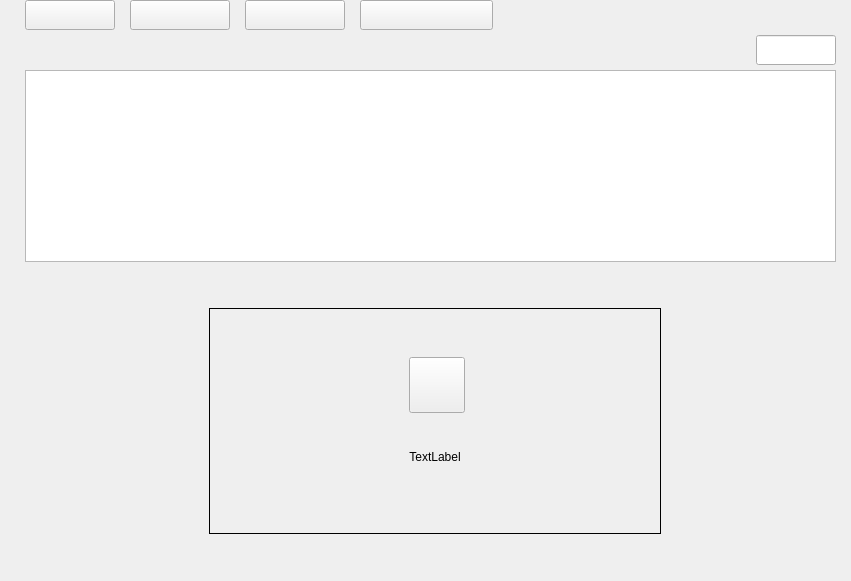
<?xml version="1.0" encoding="UTF-8"?>
<ui version="4.0">
 <class>BurnData</class>
 <widget class="QWidget" name="BurnData">
  <property name="geometry">
   <rect>
    <x>0</x>
    <y>0</y>
    <width>851</width>
    <height>581</height>
   </rect>
  </property>
  <property name="windowTitle">
   <string>Form</string>
  </property>
  <layout class="QVBoxLayout" name="layoutBurnData" stretch="1,1,0,100">
   <property name="spacing">
    <number>0</number>
   </property>
   <property name="leftMargin">
    <number>25</number>
   </property>
   <property name="topMargin">
    <number>0</number>
   </property>
   <property name="rightMargin">
    <number>15</number>
   </property>
   <property name="bottomMargin">
    <number>0</number>
   </property>
   <item>
    <widget class="QWidget" name="widget" native="true">
     <property name="minimumSize">
      <size>
       <width>0</width>
       <height>30</height>
      </size>
     </property>
     <property name="maximumSize">
      <size>
       <width>16777215</width>
       <height>50</height>
      </size>
     </property>
     <layout class="QHBoxLayout" name="horizontalLayout">
      <property name="spacing">
       <number>15</number>
      </property>
      <property name="leftMargin">
       <number>0</number>
      </property>
      <property name="topMargin">
       <number>0</number>
      </property>
      <property name="rightMargin">
       <number>0</number>
      </property>
      <property name="bottomMargin">
       <number>0</number>
      </property>
      <item>
       <widget class="QPushButton" name="btnAdd">
        <property name="sizePolicy">
         <sizepolicy hsizetype="Preferred" vsizetype="Preferred">
          <horstretch>0</horstretch>
          <verstretch>0</verstretch>
         </sizepolicy>
        </property>
        <property name="minimumSize">
         <size>
          <width>90</width>
          <height>30</height>
         </size>
        </property>
        <property name="maximumSize">
         <size>
          <width>200</width>
          <height>50</height>
         </size>
        </property>
        <property name="baseSize">
         <size>
          <width>80</width>
          <height>30</height>
         </size>
        </property>
        <property name="text">
         <string/>
        </property>
       </widget>
      </item>
      <item>
       <widget class="QPushButton" name="btnDelete">
        <property name="sizePolicy">
         <sizepolicy hsizetype="Preferred" vsizetype="Preferred">
          <horstretch>0</horstretch>
          <verstretch>0</verstretch>
         </sizepolicy>
        </property>
        <property name="minimumSize">
         <size>
          <width>100</width>
          <height>30</height>
         </size>
        </property>
        <property name="maximumSize">
         <size>
          <width>240</width>
          <height>50</height>
         </size>
        </property>
        <property name="baseSize">
         <size>
          <width>80</width>
          <height>30</height>
         </size>
        </property>
        <property name="text">
         <string/>
        </property>
       </widget>
      </item>
      <item>
       <widget class="QPushButton" name="btnClean">
        <property name="sizePolicy">
         <sizepolicy hsizetype="Preferred" vsizetype="Preferred">
          <horstretch>0</horstretch>
          <verstretch>0</verstretch>
         </sizepolicy>
        </property>
        <property name="minimumSize">
         <size>
          <width>100</width>
          <height>30</height>
         </size>
        </property>
        <property name="maximumSize">
         <size>
          <width>240</width>
          <height>50</height>
         </size>
        </property>
        <property name="baseSize">
         <size>
          <width>80</width>
          <height>30</height>
         </size>
        </property>
        <property name="text">
         <string/>
        </property>
       </widget>
      </item>
      <item>
       <widget class="QPushButton" name="btnNewFolder">
        <property name="sizePolicy">
         <sizepolicy hsizetype="Preferred" vsizetype="Preferred">
          <horstretch>0</horstretch>
          <verstretch>0</verstretch>
         </sizepolicy>
        </property>
        <property name="minimumSize">
         <size>
          <width>133</width>
          <height>30</height>
         </size>
        </property>
        <property name="maximumSize">
         <size>
          <width>260</width>
          <height>50</height>
         </size>
        </property>
        <property name="baseSize">
         <size>
          <width>80</width>
          <height>30</height>
         </size>
        </property>
        <property name="text">
         <string/>
        </property>
       </widget>
      </item>
      <item>
       <widget class="QLabel" name="linkViewFilterFile">
        <property name="minimumSize">
         <size>
          <width>120</width>
          <height>30</height>
         </size>
        </property>
        <property name="maximumSize">
         <size>
          <width>260</width>
          <height>50</height>
         </size>
        </property>
        <property name="text">
         <string/>
        </property>
        <property name="alignment">
         <set>Qt::AlignCenter</set>
        </property>
       </widget>
      </item>
      <item>
       <spacer name="horizontalSpacer">
        <property name="orientation">
         <enum>Qt::Horizontal</enum>
        </property>
        <property name="sizeType">
         <enum>QSizePolicy::Expanding</enum>
        </property>
        <property name="sizeHint" stdset="0">
         <size>
          <width>206</width>
          <height>20</height>
         </size>
        </property>
       </spacer>
      </item>
      <item>
       <widget class="QLabel" name="labelProjectName">
        <property name="minimumSize">
         <size>
          <width>0</width>
          <height>30</height>
         </size>
        </property>
        <property name="maximumSize">
         <size>
          <width>16777215</width>
          <height>50</height>
         </size>
        </property>
        <property name="text">
         <string/>
        </property>
       </widget>
      </item>
      <item>
       <widget class="QLabel" name="labelProjectSize">
        <property name="minimumSize">
         <size>
          <width>0</width>
          <height>30</height>
         </size>
        </property>
        <property name="maximumSize">
         <size>
          <width>16777215</width>
          <height>50</height>
         </size>
        </property>
        <property name="text">
         <string/>
        </property>
       </widget>
      </item>
     </layout>
    </widget>
   </item>
   <item>
    <widget class="QWidget" name="widget_2" native="true">
     <property name="minimumSize">
      <size>
       <width>0</width>
       <height>40</height>
      </size>
     </property>
     <property name="maximumSize">
      <size>
       <width>16777215</width>
       <height>50</height>
      </size>
     </property>
     <layout class="QHBoxLayout" name="horizontalLayout_2" stretch="9,1">
      <property name="leftMargin">
       <number>0</number>
      </property>
      <property name="topMargin">
       <number>5</number>
      </property>
      <property name="rightMargin">
       <number>0</number>
      </property>
      <property name="bottomMargin">
       <number>5</number>
      </property>
      <item>
       <widget class="QWidget" name="widget_3" native="true">
        <layout class="QHBoxLayout" name="link">
         <property name="spacing">
          <number>0</number>
         </property>
         <property name="leftMargin">
          <number>0</number>
         </property>
         <property name="topMargin">
          <number>0</number>
         </property>
         <property name="rightMargin">
          <number>0</number>
         </property>
         <property name="bottomMargin">
          <number>0</number>
         </property>
         <item>
          <widget class="QLabel" name="labelWelcome">
           <property name="text">
            <string/>
           </property>
          </widget>
         </item>
         <item>
          <spacer name="horizontalSpacer_2">
           <property name="orientation">
            <enum>Qt::Horizontal</enum>
           </property>
           <property name="sizeHint" stdset="0">
            <size>
             <width>803</width>
             <height>20</height>
            </size>
           </property>
          </spacer>
         </item>
        </layout>
       </widget>
      </item>
      <item>
       <widget class="QLineEdit" name="lineEdit">
        <property name="sizePolicy">
         <sizepolicy hsizetype="Preferred" vsizetype="Preferred">
          <horstretch>0</horstretch>
          <verstretch>0</verstretch>
         </sizepolicy>
        </property>
       </widget>
      </item>
     </layout>
    </widget>
   </item>
   <item>
    <widget class="MyTreeView" name="treeView">
     <property name="sizePolicy">
      <sizepolicy hsizetype="Preferred" vsizetype="Preferred">
       <horstretch>0</horstretch>
       <verstretch>0</verstretch>
      </sizepolicy>
     </property>
     <property name="minimumSize">
      <size>
       <width>0</width>
       <height>28</height>
      </size>
     </property>
     <property name="maximumSize">
      <size>
       <width>16777215</width>
       <height>16777215</height>
      </size>
     </property>
     <property name="baseSize">
      <size>
       <width>0</width>
       <height>0</height>
      </size>
     </property>
     <property name="frameShape">
      <enum>QFrame::StyledPanel</enum>
     </property>
     <property name="verticalScrollBarPolicy">
      <enum>Qt::ScrollBarAsNeeded</enum>
     </property>
     <property name="horizontalScrollBarPolicy">
      <enum>Qt::ScrollBarAlwaysOff</enum>
     </property>
     <property name="editTriggers">
      <set>QAbstractItemView::EditKeyPressed</set>
     </property>
     <property name="dragEnabled">
      <bool>true</bool>
     </property>
     <property name="dragDropOverwriteMode">
      <bool>true</bool>
     </property>
     <property name="dragDropMode">
      <enum>QAbstractItemView::DragDrop</enum>
     </property>
     <property name="defaultDropAction">
      <enum>Qt::MoveAction</enum>
     </property>
     <property name="alternatingRowColors">
      <bool>true</bool>
     </property>
     <property name="selectionMode">
      <enum>QAbstractItemView::ExtendedSelection</enum>
     </property>
     <property name="rootIsDecorated">
      <bool>false</bool>
     </property>
     <property name="sortingEnabled">
      <bool>true</bool>
     </property>
     <attribute name="headerHighlightSections">
      <bool>true</bool>
     </attribute>
    </widget>
   </item>
   <item>
    <widget class="QWidget" name="tip_widget" native="true">
     <property name="minimumSize">
      <size>
       <width>0</width>
       <height>28</height>
      </size>
     </property>
     <property name="maximumSize">
      <size>
       <width>16777215</width>
       <height>16777215</height>
      </size>
     </property>
     <property name="baseSize">
      <size>
       <width>0</width>
       <height>30</height>
      </size>
     </property>
     <property name="acceptDrops">
      <bool>true</bool>
     </property>
     <property name="layoutDirection">
      <enum>Qt::LeftToRight</enum>
     </property>
     <layout class="QHBoxLayout" name="horizontalLayout_3">
      <property name="spacing">
       <number>3</number>
      </property>
      <property name="leftMargin">
       <number>10</number>
      </property>
      <property name="topMargin">
       <number>0</number>
      </property>
      <property name="rightMargin">
       <number>0</number>
      </property>
      <property name="bottomMargin">
       <number>0</number>
      </property>
      <item>
       <widget class="QWidget" name="widget_4" native="true">
        <layout class="QGridLayout" name="gridLayout">
         <item row="0" column="1">
          <spacer name="verticalSpacer">
           <property name="orientation">
            <enum>Qt::Vertical</enum>
           </property>
           <property name="sizeHint" stdset="0">
            <size>
             <width>20</width>
             <height>40</height>
            </size>
           </property>
          </spacer>
         </item>
         <item row="1" column="2">
          <spacer name="horizontalSpacer_3">
           <property name="orientation">
            <enum>Qt::Horizontal</enum>
           </property>
           <property name="sizeType">
            <enum>QSizePolicy::Expanding</enum>
           </property>
           <property name="sizeHint" stdset="0">
            <size>
             <width>193</width>
             <height>20</height>
            </size>
           </property>
          </spacer>
         </item>
         <item row="1" column="1">
          <widget class="MyFrame" name="frame_6">
           <property name="sizePolicy">
            <sizepolicy hsizetype="Expanding" vsizetype="Expanding">
             <horstretch>0</horstretch>
             <verstretch>0</verstretch>
            </sizepolicy>
           </property>
           <property name="minimumSize">
            <size>
             <width>380</width>
             <height>200</height>
            </size>
           </property>
           <property name="maximumSize">
            <size>
             <width>3800</width>
             <height>2000</height>
            </size>
           </property>
           <property name="acceptDrops">
            <bool>true</bool>
           </property>
           <property name="frameShape">
            <enum>QFrame::Box</enum>
           </property>
           <property name="frameShadow">
            <enum>QFrame::Plain</enum>
           </property>
           <layout class="QGridLayout" name="gridLayout_2">
            <item row="1" column="1">
             <widget class="QWidget" name="widget_5" native="true">
              <property name="sizePolicy">
               <sizepolicy hsizetype="Preferred" vsizetype="Preferred">
                <horstretch>0</horstretch>
                <verstretch>0</verstretch>
               </sizepolicy>
              </property>
              <property name="minimumSize">
               <size>
                <width>380</width>
                <height>128</height>
               </size>
              </property>
              <widget class="QPushButton" name="btnTipAddFile">
               <property name="geometry">
                <rect>
                 <x>164</x>
                 <y>0</y>
                 <width>56</width>
                 <height>56</height>
                </rect>
               </property>
               <property name="sizePolicy">
                <sizepolicy hsizetype="Fixed" vsizetype="Fixed">
                 <horstretch>0</horstretch>
                 <verstretch>0</verstretch>
                </sizepolicy>
               </property>
               <property name="minimumSize">
                <size>
                 <width>56</width>
                 <height>56</height>
                </size>
               </property>
               <property name="maximumSize">
                <size>
                 <width>56</width>
                 <height>56</height>
                </size>
               </property>
               <property name="text">
                <string/>
               </property>
               <property name="iconSize">
                <size>
                 <width>28</width>
                 <height>28</height>
                </size>
               </property>
              </widget>
              <widget class="QLabel" name="tip">
               <property name="geometry">
                <rect>
                 <x>0</x>
                 <y>72</y>
                 <width>380</width>
                 <height>56</height>
                </rect>
               </property>
               <property name="frameShadow">
                <enum>QFrame::Plain</enum>
               </property>
               <property name="lineWidth">
                <number>1</number>
               </property>
               <property name="midLineWidth">
                <number>0</number>
               </property>
               <property name="text">
                <string>TextLabel</string>
               </property>
               <property name="alignment">
                <set>Qt::AlignCenter</set>
               </property>
              </widget>
             </widget>
            </item>
            <item row="2" column="1">
             <spacer name="verticalSpacer_4">
              <property name="orientation">
               <enum>Qt::Vertical</enum>
              </property>
              <property name="sizeHint" stdset="0">
               <size>
                <width>20</width>
                <height>40</height>
               </size>
              </property>
             </spacer>
            </item>
            <item row="0" column="1">
             <spacer name="verticalSpacer_3">
              <property name="orientation">
               <enum>Qt::Vertical</enum>
              </property>
              <property name="sizeHint" stdset="0">
               <size>
                <width>20</width>
                <height>40</height>
               </size>
              </property>
             </spacer>
            </item>
            <item row="1" column="2">
             <spacer name="horizontalSpacer_5">
              <property name="orientation">
               <enum>Qt::Horizontal</enum>
              </property>
              <property name="sizeHint" stdset="0">
               <size>
                <width>40</width>
                <height>20</height>
               </size>
              </property>
             </spacer>
            </item>
            <item row="1" column="0">
             <spacer name="horizontalSpacer_6">
              <property name="orientation">
               <enum>Qt::Horizontal</enum>
              </property>
              <property name="sizeHint" stdset="0">
               <size>
                <width>40</width>
                <height>20</height>
               </size>
              </property>
             </spacer>
            </item>
           </layout>
          </widget>
         </item>
         <item row="1" column="0">
          <spacer name="horizontalSpacer_4">
           <property name="orientation">
            <enum>Qt::Horizontal</enum>
           </property>
           <property name="sizeHint" stdset="0">
            <size>
             <width>192</width>
             <height>226</height>
            </size>
           </property>
          </spacer>
         </item>
         <item row="2" column="1">
          <spacer name="verticalSpacer_2">
           <property name="orientation">
            <enum>Qt::Vertical</enum>
           </property>
           <property name="sizeHint" stdset="0">
            <size>
             <width>20</width>
             <height>40</height>
            </size>
           </property>
          </spacer>
         </item>
        </layout>
       </widget>
      </item>
     </layout>
    </widget>
   </item>
  </layout>
 </widget>
 <customwidgets>
  <customwidget>
   <class>MyTreeView</class>
   <extends>QTreeView</extends>
   <header location="global">src/view/burndata.h</header>
  </customwidget>
  <customwidget>
   <class>MyFrame</class>
   <extends>QFrame</extends>
   <header location="global">src/view/myframe.h</header>
   <container>1</container>
  </customwidget>
 </customwidgets>
 <resources/>
 <connections/>
</ui>
